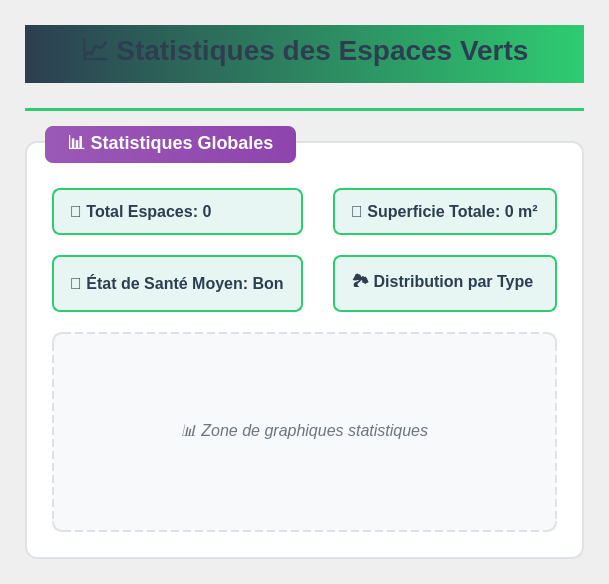
      <widget class="QWidget" name="statistiquesTab">
       <attribute name="title">
        <string>📈 Statistiques</string>
       </attribute>
       <layout class="QVBoxLayout" name="statistiquesLayout">
        <property name="spacing">
         <number>15</number>
        </property>
        <property name="margin" stdset="0">
         <number>25</number>
        </property>
        <item>
         <widget class="QLabel" name="statistiquesTitleLabel">
          <property name="minimumSize">
           <size>
            <width>300</width>
            <height>40</height>
           </size>
          </property>
          <property name="styleSheet">
           <string notr="true">font-size: 28px; font-weight: bold; color: #2c3e50; margin-bottom: 10px; 
           background: qlineargradient(x1:0, y1:0, x2:1, y2:0, stop:0 #2c3e50, stop:1 #2ecc71);
           -webkit-background-clip: text;
           -webkit-text-fill-color: transparent;
           padding: 5px;</string>
          </property>
          <property name="text">
           <string>📈 Statistiques des Espaces Verts</string>
          </property>
          <property name="alignment">
           <set>Qt::AlignmentFlag::AlignCenter</set>
          </property>
         </widget>
        </item>
        <item>
         <widget class="QFrame" name="line_4">
          <property name="styleSheet">
           <string notr="true">background-color: #2ecc71; height: 2px; border: none;</string>
          </property>
          <property name="frameShape">
           <enum>QFrame::Shape::HLine</enum>
          </property>
          <property name="frameShadow">
           <enum>QFrame::Shadow::Sunken</enum>
          </property>
         </widget>
        </item>
        <item>
         <widget class="QGroupBox" name="statsGroup">
          <property name="minimumSize">
           <size>
            <width>0</width>
            <height>400</height>
           </size>
          </property>
          <property name="styleSheet">
           <string notr="true">QGroupBox {
             font-size: 18px;
             font-weight: bold;
             color: #2c3e50;
             border: 2px solid #dee2e6;
             border-radius: 12px;
             margin-top: 15px;
             padding-top: 20px;
             background-color: white;
           }
           QGroupBox::title {
             subcontrol-origin: margin;
             left: 20px;
             padding: 8px 20px 8px 20px;
             background: qlineargradient(x1:0, y1:0, x2:1, y2:0, stop:0 #9b59b6, stop:1 #8e44ad);
             color: white;
             border-radius: 8px;
           }</string>
          </property>
          <property name="title">
           <string>📊 Statistiques Globales</string>
          </property>
          <layout class="QGridLayout" name="gridLayout_3">
           <property name="horizontalSpacing">
            <number>30</number>
           </property>
           <property name="verticalSpacing">
            <number>20</number>
           </property>
           <property name="margin" stdset="0">
            <number>25</number>
           </property>
           <item row="0" column="0">
            <widget class="QLabel" name="totalEspacesLabel">
             <property name="styleSheet">
              <string notr="true">font-weight: bold; color: #2c3e50; font-size: 16px; padding: 12px; 
              background-color: #e8f6f3; border-radius: 8px; border: 2px solid #2ecc71;</string>
             </property>
             <property name="text">
              <string>🌳 Total Espaces: 0</string>
             </property>
            </widget>
           </item>
           <item row="0" column="1">
            <widget class="QLabel" name="superficieTotaleLabel">
             <property name="styleSheet">
              <string notr="true">font-weight: bold; color: #2c3e50; font-size: 16px; padding: 12px; 
              background-color: #e8f6f3; border-radius: 8px; border: 2px solid #2ecc71;</string>
             </property>
             <property name="text">
              <string>📐 Superficie Totale: 0 m²</string>
             </property>
            </widget>
           </item>
           <item row="1" column="0">
            <widget class="QLabel" name="moyenneSanteLabel">
             <property name="styleSheet">
              <string notr="true">font-weight: bold; color: #2c3e50; font-size: 16px; padding: 12px; 
              background-color: #e8f6f3; border-radius: 8px; border: 2px solid #2ecc71;</string>
             </property>
             <property name="text">
              <string>💚 État de Santé Moyen: Bon</string>
             </property>
            </widget>
           </item>
           <item row="1" column="1">
            <widget class="QLabel" name="distributionTypeLabel">
             <property name="styleSheet">
              <string notr="true">font-weight: bold; color: #2c3e50; font-size: 16px; padding: 12px; 
              background-color: #e8f6f3; border-radius: 8px; border: 2px solid #2ecc71;</string>
             </property>
             <property name="text">
              <string>🏞️ Distribution par Type</string>
             </property>
            </widget>
           </item>
           <item row="2" column="0" colspan="2">
            <widget class="QLabel" name="graphPlaceholder">
             <property name="minimumSize">
              <size>
               <width>0</width>
               <height>200</height>
              </size>
             </property>
             <property name="styleSheet">
              <string notr="true">background-color: #f8f9fa; border: 2px dashed #dee2e6; border-radius: 10px; 
              color: #6c757d; font-size: 16px; font-style: italic;</string>
             </property>
             <property name="text">
              <string>📊 Zone de graphiques statistiques</string>
             </property>
             <property name="alignment">
              <set>Qt::AlignmentFlag::AlignCenter</set>
             </property>
            </widget>
           </item>
          </layout>
         </widget>
        </item>
       </layout>
      </widget>
